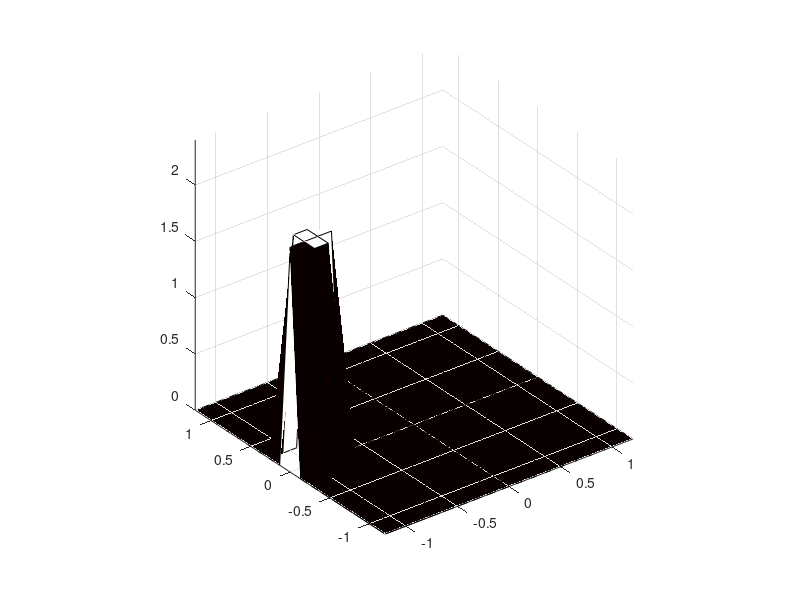

The MATLAB script that drew this image: (Note: this script raises an error after producing the figure.)
function diff2d_constD
clear all;
close all;

% use surf() function for visualization

xmax=2;
ymax=2;
deltaT = 0.1;
% D=0.05;
% dx=D*(deltaT)/()
% dy=

xwidth=31;
ywidth=31;
x=linspace(-xmax,xmax,xwidth);
diffx=diff(x);
dx=diffx(1);
y=linspace(-ymax,ymax,ywidth);
diffy=diff(y);
dy=diffy(1);
[X,Y]=meshgrid(x,y);
yoffset = 0.3;
D = 0.04*(Y<yoffset & Y>-yoffset) + 0.01*(Y>=yoffset | Y<=-yoffset);

%initialize
radius=0.05;
Amp=xmax;
f = Amp*((X+1).^2+Y.^2<=radius);
shading interp
surf(X,Y,f);
zlim([0 Amp*1.2]);
axis equal;
% viewTop();
colormap(hot);

writerObj = VideoWriter('newfile.avi');
open(writerObj);

f_next=f;
for t=1:30
    for m=2:ywidth-1 %yscan
        for n=2:xwidth-1 %xscan
            d = D(m,n)*deltaT/(dx)^2;
            if d>0.25
                fprintf('invalid d=%.2f\n',d);
                disp 'break program';
                return;
            end
            some= deltaT/(4*dx^2)*((D(m,n+1)-D(m,n-1))*(f(m,n+1)-f(m,n-1))+(D(m+1,n)-D(m-1,n))*(f(m+1,n)-f(m-1,n)));
            f_next(m,n) =f(m,n) +d*(f(m,n+1)-2*f(m,n)+f(m,n-1))+d*(f(m+1,n)-2*f(m,n)+f(m-1,n))+some;                
            f=f_next;
        end
        surf(X,Y,f);
        zlim([0 Amp*1.2]);
        colormap(hot);
%         viewTop();
        drawnow;

        frame = getframe(gcf);
        writeVideo(writerObj, frame);

    end
    fprintf('t=%d \n',t);    
end

close(writerObj);

    function viewTop()
        az = 0;
        el = 90;
        view(az, el);        
    end


end
